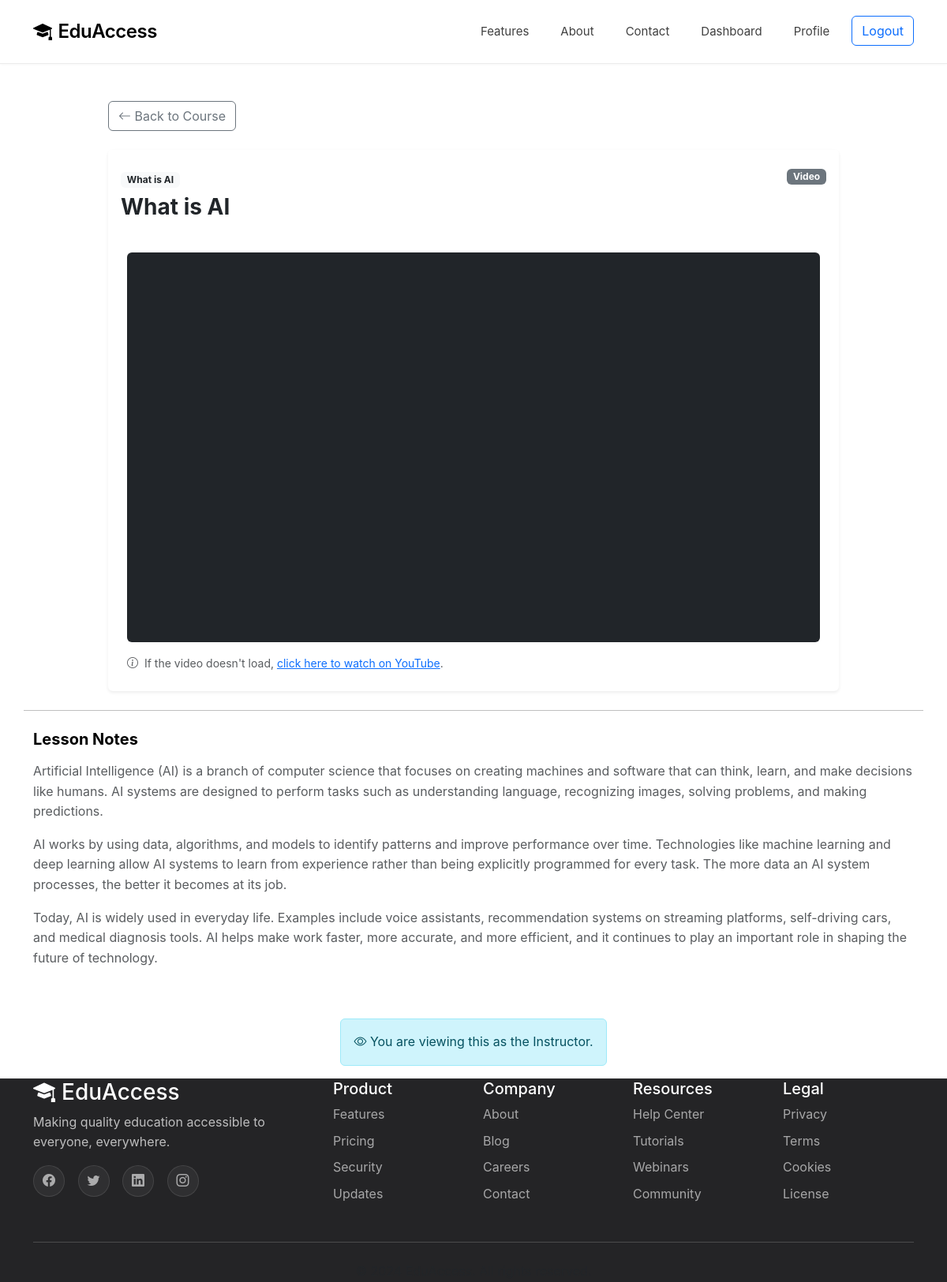
Screenshot of /lessons/5/ (signed in) with the database file from the repository.
### core/models.py (models this page shows, shortened)
class Lesson(models.Model):
    CONTENT_TYPE_CHOICES = [
        ('video', 'Video'),
        ('pdf', 'PDF'),
        ('text', 'Text'),
        ('quiz', 'Quiz'),
    ]
    module = models.ForeignKey(CourseModule, on_delete=models.CASCADE, related_name='lessons')
    title = models.CharField(max_length=200)
    content_type = models.CharField(max_length=10, choices=CONTENT_TYPE_CHOICES)
    order = models.IntegerField(default=0)
    text_content = models.TextField(blank=True)
    video_url = models.URLField(blank=True)
    pdf_file = models.FileField(upload_to='lesson_pdfs/', blank=True, null=True)
    duration_minutes = models.IntegerField(default=0, help_text="Estimated duration in minutes")
    class Meta:
        ordering = ['order']

class CourseModule(models.Model):
    course = models.ForeignKey(Course, on_delete=models.CASCADE, related_name='modules')
    title = models.CharField(max_length=200)
    description = models.TextField(blank=True)
    order = models.IntegerField(default=0)
    class Meta:
        ordering = ['order']

### core/views.py (the view)
# urls.py: path('lessons/<int:lesson_id>/', views.lesson_detail, name='lesson_detail'),
@login_required
def lesson_detail(request, lesson_id):
    lesson = get_object_or_404(Lesson, id=lesson_id)
    is_creator = (request.user == lesson.module.course.educator)
    if not is_creator:
        is_enrolled = lesson.module.course.enrollments.filter(student=request.user).exists()
        if not is_enrolled:
            messages.error(request, "You must be enrolled to view this lesson.")
            return redirect('core:course_detail', course_id=lesson.module.course.id)
    from .models import LessonCompletion
    is_completed = False
    if not is_creator:
        is_completed = LessonCompletion.objects.filter(student=request.user, lesson=lesson).exists()
    context = {
        'lesson': lesson,
        'is_creator': is_creator,
        'is_completed': is_completed,
    }
    return render(request, 'core/lesson_detail.html', context)

### core/templatetags/custom_filters.py (called while the page is built)
@register.filter
def youtube_embed_url(url):
    if not url:
        return ''
    patterns = [
        r'(?:youtube\.com\/watch\?v=)([a-zA-Z0-9_-]{11})',  # Standard watch URL
        r'(?:youtu\.be\/)([a-zA-Z0-9_-]{11})',              # Short URL
        r'(?:youtube\.com\/embed\/)([a-zA-Z0-9_-]{11})',    # Already embed URL
    ]
    for pattern in patterns:
        match = re.search(pattern, url)
        if match:
            video_id = match.group(1)
            return f'https://www.youtube.com/embed/{video_id}'
    return url

### templates/core/lesson_detail.html (shortened to what this page needs)
{% extends 'base.html' %} {% block title %}{{ lesson.title }} - EduAccess{% endblock %}
{% load custom_filters %}
{% block content %}
<div class="container my-5" style="padding-top: 80px">
  <div class="row justify-content-center">
    <div class="col-lg-10">
      <div class="d-flex justify-content-between align-items-center mb-4">
        <a
          href="{% url 'core:course_detail' lesson.module.course.id %}"
          class="btn btn-outline-secondary"
        >
          <i class="bi bi-arrow-left"></i> Back to Course
        </a>
      </div>
      <div class="card shadow-sm border-0">
        <div class="card-header bg-white pt-4 pb-2 border-bottom-0">
          <div class="d-flex justify-content-between align-items-start">
            <div>
              <span class="badge bg-light text-dark mb-2">{{ lesson.module.title }}</span>
              <h1 class="h3 fw-bold">{{ lesson.title }}</h1>
            </div>
            <span class="badge bg-secondary">{{ lesson.get_content_type_display }}</span>
          </div>
        </div>
        <div class="card-body p-4">
          {% if lesson.content_type == 'video' %}
          {% if lesson.video_url %}
          <div class="ratio ratio-16x9 bg-dark rounded overflow-hidden">
            <iframe
              src="{{ lesson.video_url|youtube_embed_url }}"
              title="{{ lesson.title }}"
              frameborder="0"
              allow="accelerometer; autoplay; clipboard-write; encrypted-media; gyroscope; picture-in-picture; web-share"
              allowfullscreen
            ></iframe>
          </div>
          <div class="mt-3 text-muted small">
            <i class="bi bi-info-circle me-1"></i> If the video doesn't load,
            <a href="{{ lesson.video_url }}" target="_blank">click here to watch on YouTube</a>.
          </div>
          </div>
          </div>
          </div>
          {% else %}
          <div class="alert alert-warning">
            No video URL provided for this lesson.
          </div>
          {% endif %}
          {% elif lesson.content_type == 'text' %}
          <div class="prose">{{ lesson.text_content|linebreaks }}</div>
          {% endif %}
          {% if lesson.content_type != 'text' and lesson.text_content %}
          <hr class="my-4" />
          <h5 class="fw-bold mb-3">Lesson Notes</h5>
          <div class="prose text-muted">
            {{ lesson.text_content|linebreaks }}
          </div>
          {% endif %}
        </div>
      </div>
      {% if is_creator %}
      <div class="mt-4 text-center">
        <div class="alert alert-info d-inline-block">
          <i class="bi bi-eye"></i> You are viewing this as the Instructor.
        </div>
      </div>
      {% endif %}
{% endblock %}

### static/css/style.css (style rules this page uses)
:root { --color-black: #000000; --color-white: #ffffff; --color-gray-50: #fafafa; --color-gray-100: #f5f5f5; --color-gray-200: #e5e5e5; --color-gray-300: #d4d4d4; --color-gray-400: #a3a3a3; --color-gray-500: #737373; --color-gray-600: #525252; --color-gray-700: #404040; --color-gray-800: #262626; --color-gray-900: #171717; --color-blue-accent: #0071e3; --color-blue-hover: #0077ed; --color-blue-glow: rgba(0, 113, 227, 0.3); --transition: all 0.4s cubic-bezier(0.4, 0, 0.2, 1); --transition-fast: all 0.2s cubic-bezier(0.4, 0, 0.2, 1); }
* { margin: 0; padding: 0; box-sizing: border-box; }
body { font-family: -apple-system, BlinkMacSystemFont, "SF Pro Display", "Segoe UI", "Roboto", "Helvetica Neue", Arial, sans-serif; background-color: var(--color-white); color: var(--color-black); overflow-x: hidden; line-height: 1.6; -webkit-font-smoothing: antialiased; -moz-osx-font-smoothing: grayscale; }

### rows the page displays
Lesson: module "What is AI", title "What is AI", content_type "Video", text_content "Artificial Intelligence (AI) is a branch of computer science that focuses on creating machines and software that can think, learn, and make decisions like humans. AI systems are designed to perform tasks such as understanding language, recognizing images, solving problems, and making predictions. AI works by using data, algorithms, and models to identify patterns and improve performance over time. Technologies like machine learning and deep learning allow AI systems to learn from experience rather than being explicitly programmed for every task. The more data an AI system processes, the better it becomes at its job. Today, AI is widely used in everyday life. Examples include voice…"
